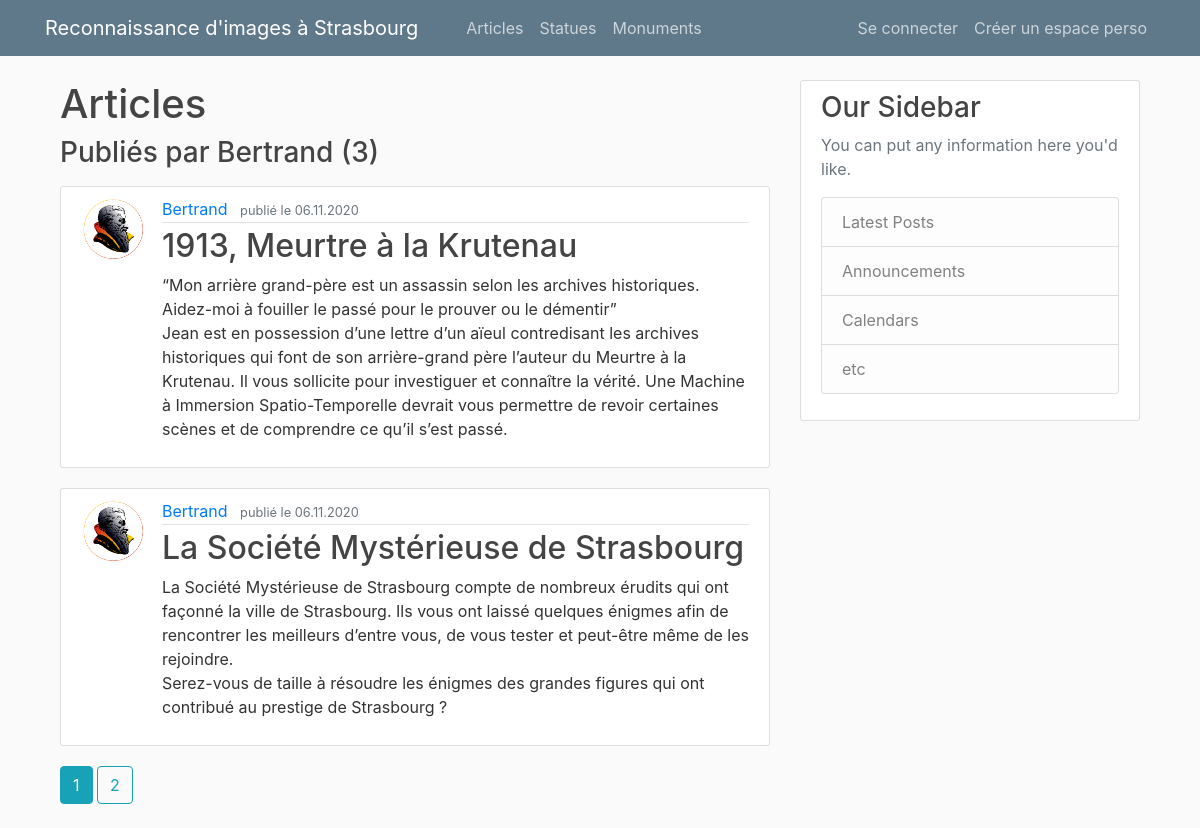
The page /user/Bertrand on the database its author committed.
### main/models.py (models this page shows, shortened)
class User(db.Model, UserMixin):
    id = db.Column(db.Integer, primary_key=True)
    username = db.Column(db.String(20), unique=True, nullable=False)
    email = db.Column(db.String(120), unique=True, nullable=False)
    image_file = db.Column(db.String(20), nullable=False, default='default.png')
    password = db.Column(db.String(60), nullable=False)
    posts = db.relationship('Post', backref='author', lazy=True)

class Post(db.Model):
    id = db.Column(db.Integer, primary_key=True)
    title = db.Column(db.String(100), nullable=False)
    date = db.Column(db.DateTime, nullable=False, default=dt.utcnow())
    content = db.Column(db.Text, nullable=False)
    user_id = db.Column(db.Integer, db.ForeignKey('user.id'), nullable=False)

### main/routes.py (the view)
@app.route("/user/<string:username>")
def posted_by(username):
    page = request.args.get('page', 1, type=int)
    user = User.query.filter_by(username=username).first_or_404()
    posts = Post.query.filter_by(author=user)\
        .order_by(Post.date.desc())\
        .paginate(page=page, per_page=2)
    return render_template('user_articles.html',
                           posts=posts,
                           title='Articles', user=user)

### main/templates/user_articles.html
{% extends "layout.html" %}
{% block content %}
  <h3 class="mb-3">Publiés par {{ user.username }} ({{ posts.total }})</h3>
  {% for post in posts.items %}
  <article class="media content-section">
    <img class="rounded-circle article-img" src="{{ url_for('static', filename='profile_pics/' + post.author.image_file) }}" alt="">
    <div class="media-body">
      <div class="article-metadata">
        <a class="mr-2" href="{{ url_for('posted_by', username=post.author.username) }}">{{ post.author.username }}</a>
        <small class="text-muted">publié le {{ post.date.strftime('%d.%m.%Y') }}</small>
      </div>
      <h2><a class="article-title" href="{{ url_for('post', post_id=post.id) }}">{{ post.title }}</a></h2>
      <p class="article-content">{{ post.content }}</p>
    </div>
  </article>
  {% endfor%}
  {% for page_num in posts.iter_pages(left_edge=1, right_edge=1, left_current=1, right_current=2) %}
    {% if page_num %}
      {% if posts.page == page_num %}
        <a class="btn btn-info mb-4" href="{{ url_for('posted_by', username=user.username, page=page_num) }}">{{ page_num }}</a>
      {% else %}
        <a class="btn btn-outline-info mb-4" href="{{ url_for('posted_by', username=user.username, page=page_num) }}">{{ page_num }}</a>
      {% endif %}
    {% else %}
      ...
    {% endif %}
  {% endfor %}
{% endblock content %}

### main/static/main.css (style rules this page uses)
body { background: #fafafa; color: #333333; margin-top: 5rem; }
h1, h2, h3, h4, h5, h6 { color: #444444; }
.content-section { background: #ffffff; padding: 10px 20px; border: 1px solid #dddddd; border-radius: 3px; margin-bottom: 20px; }
.article-title { color: #444444; }
.article-content { white-space: pre-line; }
.article-img { height: 65px; width: 65px; margin-right: 16px; }
.article-metadata { padding-bottom: 1px; margin-bottom: 4px; border-bottom: 1px solid #e3e3e3 }

### rows shown on the page
User: username "Bertrand"
Post: image_file (placeholder picture), author.username "Bertrand", date "06.11.2020", title "1913, Meurtre à la Krutenau", content "“Mon arrière grand-père est un assassin selon les archives historiques. Aidez-moi à fouiller le passé pour le prouver ou le démentir” Jean est en possession d’une lettre d’un aïeul contredisant les archives historiques qui font de son arrière-grand père l’auteur du Meurtre à la Krutenau. Il vous sollicite pour investiguer et connaître la vérité. Une Machine à Immersion Spatio-Temporelle devrait vous permettre de revoir certaines scènes et de comprendre ce qu’il s’est passé."
Post: image_file (placeholder picture), author.username "Bertrand", date "06.11.2020", title "La Société Mystérieuse de Strasbourg", content "La Société Mystérieuse de Strasbourg compte de nombreux érudits qui ont façonné la ville de Strasbourg. Ils vous ont laissé quelques énigmes afin de rencontrer les meilleurs d’entre vous, de vous tester et peut-être même de les rejoindre. Serez-vous de taille à résoudre les énigmes des grandes figures qui ont contribué au prestige de Strasbourg ?"

### other values the page prints
{{ title }} "Articles"
{{ posts.total }} "3"
{{ page_num }} "1"
{{ page_num }} "2"
